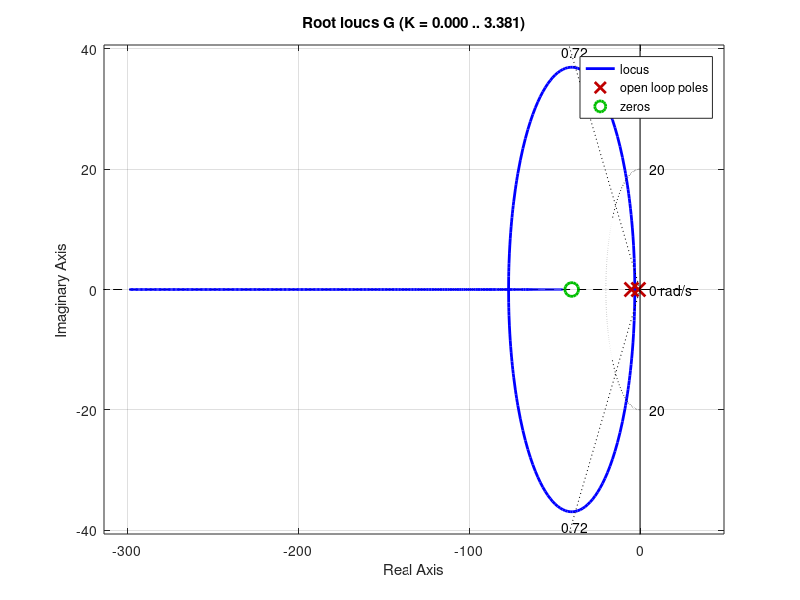

Write the MATLAB code that produced this figure.
%Unidad 4 Ejercicio 24
pkg load control 
clc; close all; clear all;

s = tf('s');
psita = sqrt((log(0.04)^2)/(pi^2+log(0.04)^2))
G = (100*(s+40))/((s+1)*(s+5))
%H = 1
H = 1/(s+20) 
rlocus(G)
sgrid(psita, [20])

s1 = -37.8+36.8i
k1 = 1/abs((100*(s1+40))/((s1+1)*(s1+5)))

s2 = -2.8+2.7i
k2 = 1/abs(((100*(s2+40))/((s2+1)*(s2+5)))*1/(s2+20))

%step(feedback(G,1),feedback(G,H))
%step(feedback(k1*G,1),feedback(k2*G,H))